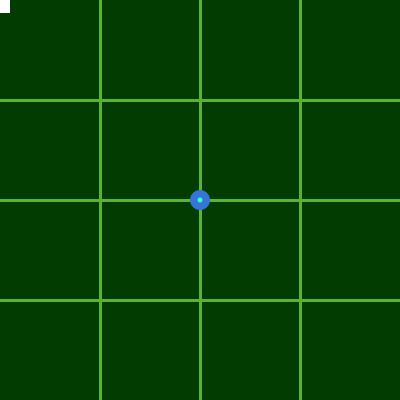
Frame 1 (no input)
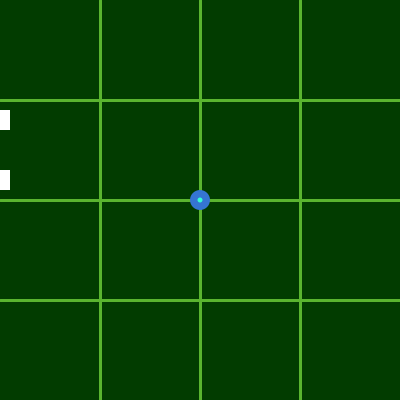
Frame 60 (the mouse pressed at the canvas centre just before this capture)
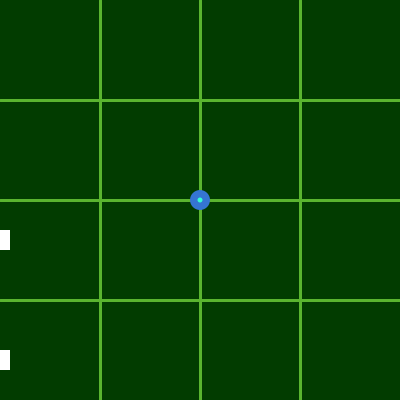
Frame 120 (the mouse held since frame 60 and released just before this capture)

The Processing sketch that drew these frames (run headless with seeded random() and noise(); from frame 60 on, the mouse is pressed at the canvas centre):

// Processing sketch: Processing_Project2_01_Backup_MoreProgress
// ── Processing_Project2_01_Backup_MoreProgress.pde
// at least 5 variables
// use system variable width,height, mousex, mousey
// condition ex. constraining the placement of object
// ex. use mousePressed or keyPressed to toggle properties of drawn shape
// checking to see if mouse position over graphic to alter its apprearance
// at least 1 loop
// at least 2 function
// the use of random / noise
// comments to explain what does what

/* 
  Interactive Toy
  
  By Thanapon Ponpadung
  Student Number: 991598910
  06-Oct-2020

*/
// graphic
float verticalGrid = 100;
float horizontalGrid = 100;

// player's movement
float playerPositionX = 200;
float playerPositionY = 200;
float playerSpeed = 5.5;
boolean rightMovement = false;
boolean leftMovement = false;
boolean upMovement = false;
boolean downMovement = false;

// player's properties


// enemy's movement
int enemy1PositionX = 0;
int enemy1PositionY = 0;
int enemy1Speed = 3;

int enemy2PositionX = 0;
int enemy2PositionY = 0;
int enemy2Speed = 2;

int enemy3PositionX = 0;
int enemy3PositionY = 0;
int enemy3Speed = 2;

int enemy4PositionX = 0;
int enemy4PositionY = 0;
int enemy4Speed = 2;

int enemy5PositionX = 0;
int enemy5PositionY = 0;
int enemy5Speed = 2;

boolean gameIsOver = false;



void setup()
{
 
  size(400,400);
  
  rectMode(CENTER);
  
  noCursor();
  
  frameRate(60);
  
}

void draw()
{
    playScreen();
}

void playScreen ()
{
  if (gameIsOver == false)
  
 {
   
  background(2,60,0);  
  drawGridBackground();
 
  spawnEnemy1();
  spawnEnemy2();
  spawnEnemy3();
  spawnEnemy4();
  spawnEnemy5();
  collisionDetection1();
  collisionDetection2();
  collisionDetection3();
  collisionDetection4();
  collisionDetection5();
  
  drawPlayerCharacter();
  updatePlayerMovement();
  
 }
  else if (gameIsOver == true){
  restartScreen();
  }
  
}


void restartScreen ()
{
  gameIsOver = true;
  fill(0);
  rect(200,200,width,height);
  fill(0,255,0);
  textSize(22);
  stroke(2);
  text("Click Left Mouse Button",70,120);
  text("to Restart",130,150);
 
 noStroke();
 fill(255);
 rect(200,200,100,100);
 // mouse cursor after game over
 fill(0,255,0);
 circle(mouseX,mouseY,20);
  
 if (mousePressed)
  {
    if (mouseX >= 180 && mouseX <= 220){
      gameIsOver = false;
    }
  }
}

void drawGridBackground()
{
  noFill();
  strokeWeight(3);
  stroke(90,180,47);
  
  //draw big vertical grid
  line(verticalGrid,0,verticalGrid,horizontalGrid+300);
  line(verticalGrid+100,0,verticalGrid+100,horizontalGrid+300);
  line(verticalGrid+200,0,verticalGrid+200,horizontalGrid+300);
  
  //draw big horizontal grid
  line(0,horizontalGrid,verticalGrid+300,horizontalGrid);
  line(0,horizontalGrid+100,verticalGrid+300,horizontalGrid+100);
  line(0,horizontalGrid+200,verticalGrid+300,horizontalGrid+200);
}

void drawPlayerCharacter()
{
  noStroke();
  fill(53,117,211,800);
  
  circle(playerPositionX,playerPositionY,20);
  
  
  fill(53,117,211,1000);
  circle(playerPositionX,playerPositionY,10);
  fill(53,255,211);
  circle(playerPositionX,playerPositionY,5);
  
}


// PlayerCharacter2 Controller using built-in function
void keyPressed()
{
  if (keyCode == LEFT){
    leftMovement = true;
  }
  else if (keyCode == RIGHT){
    rightMovement = true;
  }
  else if (keyCode == UP){
    upMovement = true;
  }
  else if (keyCode == DOWN){
    downMovement = true;
  } 
  
  else if (key == 'F' || key == 'f'){
   gameIsOver = true;
 }
  
}

// prevent input for player controller is from being true forever by stoping the boolean when keys are released
void keyReleased ()
{
  if (keyCode == LEFT){
    leftMovement = false;
  }
  if (keyCode == RIGHT){
    rightMovement = false;
  }
  if (keyCode == UP){
    upMovement = false;
  }
  if (keyCode == DOWN){
    downMovement = false;
  } 
  if (key == 'F' || key == 'f'){
   gameIsOver = true;
 }
}  

void updatePlayerMovement()
{
  if (leftMovement == true){
    playerPositionX = playerPositionX-playerSpeed;
  }
  if (rightMovement == true){
    playerPositionX = playerPositionX+playerSpeed;
  }
  if (playerPositionX<=20){
    playerPositionX = 20;
  }
  if (playerPositionX>=380){
    playerPositionX = 380;
  }
  
  if(upMovement == true){
    playerPositionY = playerPositionY-playerSpeed;
  }
  if(downMovement == true){
    playerPositionY = playerPositionY+playerSpeed;
  }
  if (playerPositionY<=20){
    playerPositionY = 20;
  }
  if (playerPositionY>=380){
    playerPositionY = 380;
  }
}

void spawnEnemy1 ()
{
  if(gameIsOver == false){
  enemy1PositionY = enemy1PositionY + enemy1Speed;
  
  if(enemy1PositionY>random(410,420)){
    enemy1PositionY = 0;
    
    enemy1PositionX = int (random(50,390));
  }
    
  noStroke();
  fill(255);
  rect(enemy1PositionX,enemy1PositionY,20,20);

  }
}

void spawnEnemy2 ()
{
  if(gameIsOver == false){
  enemy2PositionY = enemy2PositionY + enemy2Speed;
  
  if(enemy2PositionY>random(410,420) && enemy2PositionX != enemy1PositionX){
    enemy2PositionY = 0;
    
    enemy2PositionX = int (random(10,300));
  }
    
  noStroke();
  fill(255);
  rect(enemy2PositionX,enemy2PositionY,20,20);

  }
}

void spawnEnemy3 ()
{
  if(gameIsOver == false){
  enemy3PositionY = enemy3PositionY + enemy3Speed;
  
  if(enemy3PositionY>random(410,420) && enemy3PositionX != enemy2PositionX){
    enemy3PositionY = 0;
    
    enemy3PositionX = int (random(20,250));
  }
    
  noStroke();
  fill(255);
  rect(enemy3PositionX,enemy3PositionY,20,20);

  }
}

void spawnEnemy4 ()
{
  if(gameIsOver == false){
  enemy4PositionY = enemy4PositionY + enemy4Speed;
  
  if(enemy4PositionY>random(410,420) && enemy4PositionX != enemy3PositionX){
    enemy4PositionY = 0;
    
    enemy4PositionX = int (random(30,250));
  }
    
  noStroke();
  fill(255);
  rect(enemy4PositionX,enemy4PositionY,20,20);

  }
}

void spawnEnemy5 ()
{
  if(gameIsOver == false){
  enemy5PositionY = enemy5PositionY + enemy5Speed;
  
  if(enemy5PositionY>random(410,420) && enemy5PositionX != enemy4PositionX){
    enemy5PositionY = 0;
    
    enemy5PositionX = int (random(50,150));
  }
    
  noStroke();
  fill(255);
  rect(enemy5PositionX,enemy5PositionY,20,20);

  }
}


void collisionDetection1 (){
  
  if (playerPositionX +10 > (enemy1PositionX -20) && playerPositionY +10 < (enemy1PositionY +20) && playerPositionX -10 <(enemy1PositionX+20) && playerPositionY -10 > (enemy1PositionY -20) && gameIsOver == false )
  {
    gameIsOver = true;
  }
  
}

void collisionDetection2 (){
  
  if (playerPositionX +10 > (enemy2PositionX -20) && playerPositionY +10 < (enemy2PositionY +20) && playerPositionX -10 <(enemy2PositionX+20) && playerPositionY -10 > (enemy2PositionY -20) && gameIsOver == false )
  {
    gameIsOver = true;
  }
  
}

void collisionDetection3 (){
  
  if (playerPositionX +10 > (enemy3PositionX -20) && playerPositionY +10 < (enemy3PositionY +20) && playerPositionX -10 <(enemy3PositionX+20) && playerPositionY -10 > (enemy3PositionY -20) && gameIsOver == false )
  {
    gameIsOver = true;
  }
  
}

void collisionDetection4 (){
  
  if (playerPositionX +10 > (enemy4PositionX -20) && playerPositionY +10 < (enemy4PositionY +20) && playerPositionX -10 <(enemy4PositionX+20) && playerPositionY -10 > (enemy4PositionY -20) && gameIsOver == false )
  {
    gameIsOver = true;
  }
  
}

void collisionDetection5 (){
  
  if (playerPositionX +10 > (enemy5PositionX -20) && playerPositionY +10 < (enemy5PositionY +20) && playerPositionX -10 <(enemy5PositionX+20) && playerPositionY -10 > (enemy5PositionY -20) && gameIsOver == false )
  {
    gameIsOver = true;
  }
  
}
